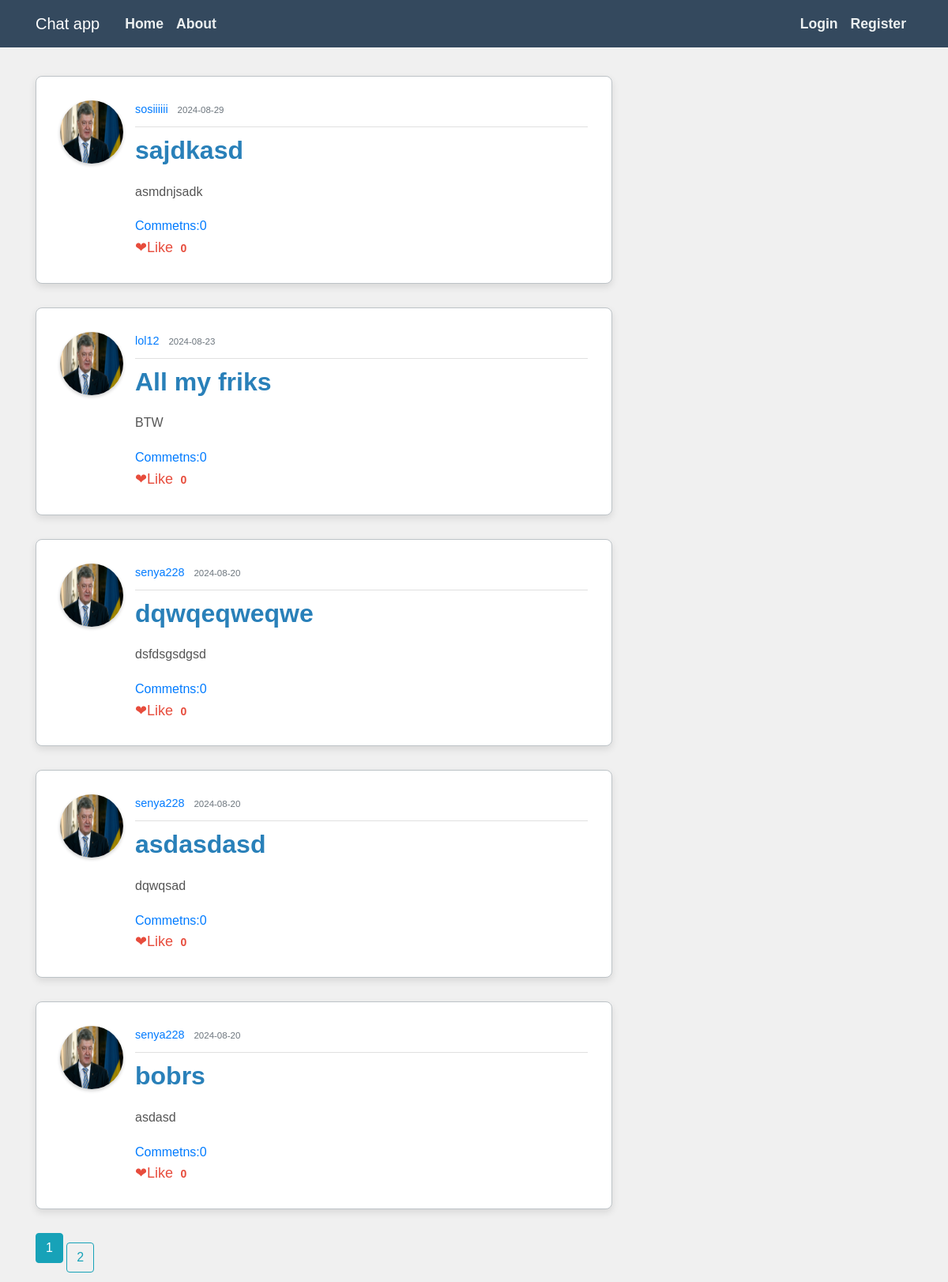
/, run on an earlier commit of the app's database.
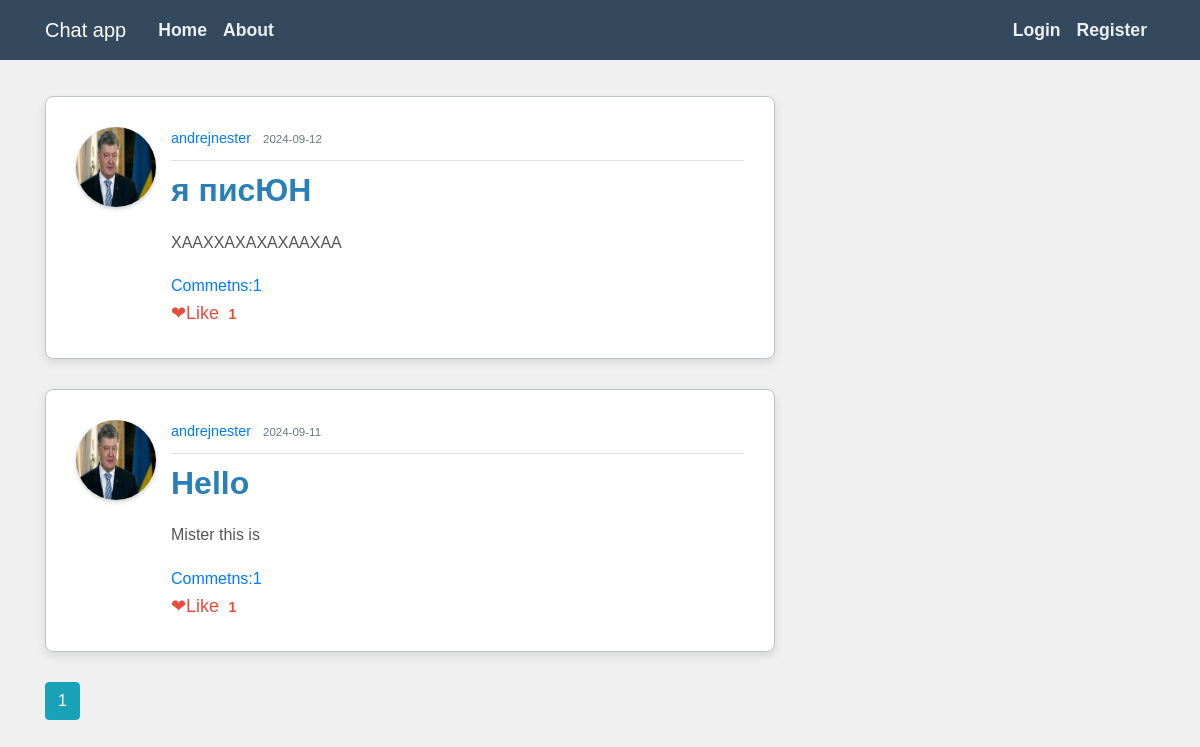
And on a later commit of the database.
### flaskblog/models.py (models this page shows, shortened)
class Post(db.Model):
    id = db.Column(db.Integer, primary_key=True)
    title = db.Column(db.String(100), nullable=False)
    date_posted = db.Column(db.DateTime, nullable=False, default=datetime.utcnow)
    content = db.Column(db.Text, nullable=False)
    user_id = db.Column(db.Integer, db.ForeignKey('user.id'), nullable=False)
    comments = db.relationship('Comment', backref='post', lazy='dynamic')
    post_likes = db.relationship('Like', back_populates='post', lazy='dynamic')
    def is_liking(self, user):
        if user.is_authenticated:
            return Like.query.filter_by(post_id=self.id, man_that_likes_id=user.id).first() is not None
        return False

class User(db.Model, UserMixin):
    id = db.Column(db.Integer, primary_key=True)
    username = db.Column(db.String(20), unique=True, nullable=False)
    email = db.Column(db.String(120), unique=True, nullable=False)
    image_file = db.Column(db.String(20), nullable=False, default='default.jpg')
    password = db.Column(db.String(60), nullable=False)
    posts = db.relationship('Post', backref='author', lazy=True)
    followed = db.relationship('Follow', foreign_keys='Follow.follower_id',
                               back_populates='follower', lazy='dynamic',
                               cascade='all, delete-orphan')
    followers = db.relationship('Follow', foreign_keys='Follow.followed_id',
                                back_populates='followed', lazy='dynamic',
                                cascade='all, delete-orphan')
    sent_messages = db.relationship('Message', foreign_keys='Message.sender_id',
                                    back_populates='sender', lazy=True)
    received_messages = db.relationship('Message', foreign_keys='Message.recipient_id',
                                        back_populates='recipient', lazy=True)
    groups=db.relationship('Group', secondary='user_groups', back_populates='members')
    def __repr__(self):
        return f"User('{self.username}', '{self.email}', '{self.image_file}')"

### flaskblog/routes.py (the view)
@app.route("/")
def home():
    current_page=request.path
    print(f"THIS IS CURRENT PAGE:{current_page}")
    page = request.args.get('page', 1, type=int)
    posts = Post.query.order_by(Post.date_posted.desc()).paginate(per_page=5, page=page)
    users=User.query.all()
    print(users)
    return render_template('home.html',posts=posts)

### flaskblog/templates/home.html
{% extends "base.html" %}
{% block content %}
 {%for post in posts%}
        <article class="media content-section">
            <img class="rounded-circle article-img" src="{{url_for('static',filename = 'pictures/' + post.author.image_file)}}" alt="">
  <div class="media-body">
    <div class="article-metadata">
      <a class="mr-2" href="{{ url_for('user_info',username=post.author.username) }}">{{ post.author.username }}</a>
      <small class="text-muted">{{ post.date_posted.strftime('%Y-%m-%d') }}</small>
    </div>
    <h2><a class="article-title" href="{{ url_for('post',post_id=post.id) }}">{{ post.title }}</a></h2>
    <p class="article-content">{{ post.content }}</p>
    <a href="{{ url_for('all_post_comments',post_id=post.id) }}" class="fa fa-comment">Commetns:{{ post.comments.count() }}</a> <br>
                    {% if post.is_liking(current_user) %}
                        <a class="like-icon" href="{{ url_for('unlike_post_home', post_id=post.id) }}">&#10084;Unlike</a>
                        <a href="{{ url_for('post_likes',post_id=post.id) }}" class="likes-count">{{ post.post_likes.count() }}</a>
                    {% else %}
                        <a class="like-icon" href="{{ url_for('like_post_home', post_id=post.id) }}">&#10084;Like</a>
                        <a href="{{ url_for('post_likes',post_id=post.id) }}" class="likes-count">{{ post.post_likes.count() }}</a>
                    {% endif %}
  </div>
</article>
    {%endfor%}
 {% for page_num in posts.iter_pages() %}
        {% if page_num %}
            {% if posts.page ==page_num %}
                <a class = "btn btn-info mb-4" href="{{url_for('home',page=page_num)}}">{{page_num}}</a>
                {% else %}
                <a class = "btn btn-outline-info" href="{{url_for('home',page=page_num)}}">{{page_num}}</a>
            {% endif %}
        {% else %}
            ...
        {% endif %}
    {% endfor %}
{% endblock %}

What changed in the data, as far as the page shows it:
removed Post: image_file (placeholder picture), author.username "sosiiiiii", date_posted "2024-08-29", title "sajdkasd", content "asmdnjsadk", comments.count "0", post_likes.count "0"
removed Post: image_file (placeholder picture), author.username "lol12", date_posted "2024-08-23", title "All my friks", content "BTW", comments.count "0", post_likes.count "0"
removed Post: image_file (placeholder picture), author.username "senya228", date_posted "2024-08-20", title "dqwqeqweqwe", content "dsfdsgsdgsd", comments.count "0", post_likes.count "0"
removed Post: image_file (placeholder picture), author.username "senya228", date_posted "2024-08-20", title "asdasdasd", content "dqwqsad", comments.count "0", post_likes.count "0"
removed Post: image_file (placeholder picture), author.username "senya228", date_posted "2024-08-20", title "bobrs", content "asdasd", comments.count "0", post_likes.count "0"
now on this page (row edited): Post: image_file (placeholder picture), author.username "andrejnester", date_posted "2024-09-12", title "я писЮН", content "ХААХХАХАХАХААХАА", comments.count "1", post_likes.count "1"
now on this page (row edited): Post: image_file (placeholder picture), author.username "andrejnester", date_posted "2024-09-11", title "Hello", content "Mister this is", comments.count "1", post_likes.count "1"
Also different on the page:
list line gone: "2"
